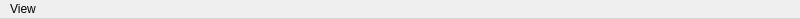
<?xml version="1.0" encoding="UTF-8"?>
<ui version="4.0">
 <class>ViewMenu</class>
 <widget class="QMenuBar" name="ViewMenu">
  <property name="geometry">
   <rect>
    <x>0</x>
    <y>0</y>
    <width>800</width>
    <height>19</height>
   </rect>
  </property>
  <property name="windowTitle">
   <string>ViewMenu</string>
  </property>
  <widget class="QMenu" name="menuView">
   <property name="title">
    <string>View</string>
   </property>
   <addaction name="actionTwoDOnly"/>
   <addaction name="actionMpr3d"/>
  </widget>
  <action name="actionTwoDOnly">
   <property name="text">
    <string>仅 2D</string>
   </property>
   <property name="checkable">
    <bool>true</bool>
   </property>
  </action>
  <action name="actionMpr3d">
   <property name="text">
    <string>MPR + 3D</string>
   </property>
   <property name="checkable">
    <bool>true</bool>
   </property>
  </action>
  <addaction name="menuView"/>
 </widget>
 <resources/>
 <connections/>
</ui>
